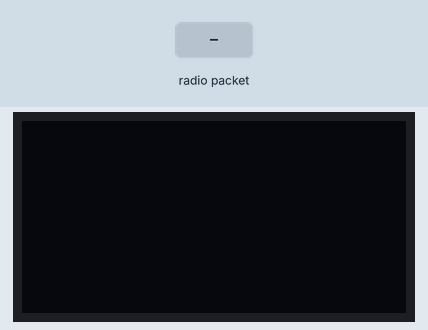
A sketch run on a simulated Arduino Uno, built with avr-gcc and run on an emulated ATmega328P. Parts: 128×64 one-colour display. Inputs (shaded band) come from the test bench. No radio packets arrive unless stated; what the sketch prints to the serial monitor is not drawn.

Above: at 3.0 s.
3.1 s: radio packet "5" arrives
At 5.3 s:
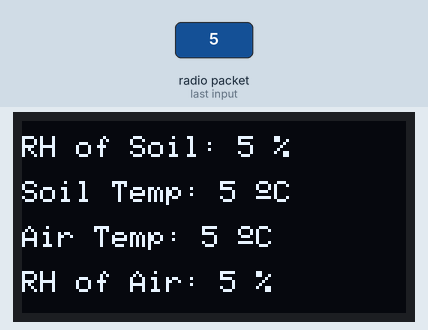
5.6 s: radio packet "90" arrives
At 8.3 s:
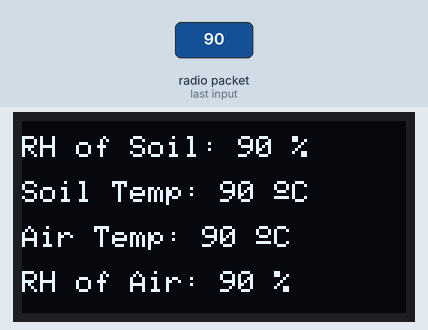
8.6 s: radio packet "200" arrives
At 12.5 s:
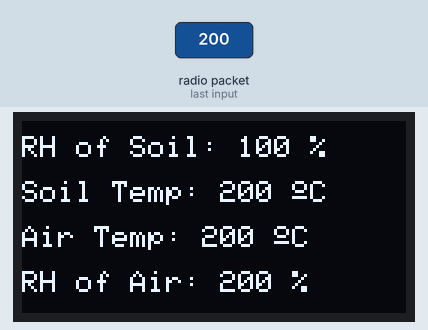
Timing chart, 0 to 14.0 s (numbered marks = the images above; inputs shaded):
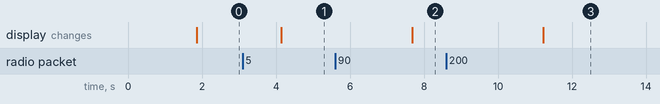

The sketch:

Edgent_ESP8266.ino
```cpp
// Fill-in information from your Blynk Template here
#define BLYNK_TEMPLATE_ID "TMPLxxxx"
#define BLYNK_DEVICE_NAME "IoT Smart Agro"

#define BLYNK_FIRMWARE_VERSION        "0.1.0"

#define BLYNK_PRINT Serial
//#define BLYNK_DEBUG

#define APP_DEBUG

// Uncomment your board, or configure a custom board in Settings.h
//#define USE_SPARKFUN_BLYNK_BOARD
#define USE_NODE_MCU_BOARD
//#define USE_WITTY_CLOUD_BOARD
//#define USE_WEMOS_D1_MINI

#include <SPI.h>
#include <LoRa.h>
#include <Adafruit_Sensor.h>
#include <Adafruit_GFX.h>
#include <Adafruit_SSD1306.h>
#include "BlynkEdgent.h"

#define ss 15
#define rst 16
#define dio0 4

#define SCREEN_WIDTH 128 // OLED display width, in pixels
#define SCREEN_HEIGHT 64 // OLED display height, in pixels
#define OLED_RESET -1 // Reset pin # (or -1 if sharing Arduino reset pin)
Adafruit_SSD1306 display(SCREEN_WIDTH, SCREEN_HEIGHT, &Wire, OLED_RESET);

String counter;
String soilMoistureValue;
String soilmoisturepercent;
String soiltemp;
String temperature;
String humidity;

void setup() {
  Serial.begin(115200);
  BlynkEdgent.begin();
  while (!Serial);

  Serial.println("LoRa Receiver");

  LoRa.setPins(ss, rst, dio0);

  if (!LoRa.begin(433E6)) {
    Serial.println("Starting LoRa failed!");
    while (1);
  }
  display.begin(SSD1306_SWITCHCAPVCC, 0x3C); //initialize with the I2C addr 0x3C (128x64)
  display.clearDisplay();
}

void loop() {
  BlynkEdgent.run();
  // try to parse packet
  int pos1, pos2, pos3, pos4, pos5;
  int packetSize = LoRa.parsePacket();
  if (packetSize)
  {
    // received a packet
    Serial.print("Received packet:  ");
    String LoRaData = LoRa.readString();
    Serial.print(LoRaData);
    // read packet
    while (LoRa.available()) {
      Serial.print((char)LoRa.read());
    }
    // print RSSI of packet
    Serial.print("' with RSSI ");
    Serial.println(LoRa.packetRssi());

    pos1 = LoRaData.indexOf('/');
    pos2 = LoRaData.indexOf('&');
    pos3 = LoRaData.indexOf('#');
    pos4 = LoRaData.indexOf('@');
    pos5 = LoRaData.indexOf('$');

    counter = LoRaData.substring(0, pos1);
    soilMoistureValue = LoRaData.substring(pos1 + 1, pos2);
    soilmoisturepercent = LoRaData.substring(pos2 + 1, pos3);
    soiltemp = LoRaData.substring(pos3 + 1, pos4);
    temperature = LoRaData.substring(pos4 + 1, pos5);
    humidity = LoRaData.substring(pos5 + 1, LoRaData.length());

    //send data to blynk
    Blynk.virtualWrite(V1, soilmoisturepercent); //Soil Moisture
    Blynk.virtualWrite(V2, soiltemp); //Soil Temperature
    Blynk.virtualWrite(V3, temperature);  // for Temperature
    Blynk.virtualWrite(V4, humidity);  //for Humidity

    Serial.print(F("Packet No = "));
    Serial.println(counter);

    Serial.print(F("Soil Moisture: "));
    Serial.print(soilmoisturepercent);
    Serial.println(F("%"));

    Serial.print(F("Soil Temperature: "));
    Serial.print(soiltemp);
    Serial.println(F("°C"));

    Serial.print(F("Temperature: "));
    Serial.print(temperature);
    Serial.println(F("°C"));

    Serial.print(F("Humidity = "));
    Serial.print(humidity);
    Serial.println(F("%"));

    Serial.print("Soil Moisture Value: ");
    Serial.print(soilMoistureValue);

    Serial.println();

    if (soilmoisturepercent.toInt() > 100)
    {
      display.clearDisplay();

      // display Soil Humidity
      display.setTextColor(WHITE);
      display.setTextSize(1);
      display.setCursor(0, 5);
      display.print("RH of Soil: ");
      display.print("100");
      display.print(" %");

      // display soil temperature
      display.setCursor(0, 20);
      display.print("Soil Temp: ");
      display.print(soiltemp);
      display.print(" ");
      display.cp437(true);
      display.write(167);
      display.print("C");

      // display air temperature
      display.setCursor(0, 35);
      display.print("Air Temp: ");
      display.print(temperature);
      display.print(" ");
      display.cp437(true);
      display.write(167);
      display.print("C");

      // display relative humidity of Air
      display.setCursor(0, 50);
      display.print("RH of Air: ");
      display.print(humidity);
      display.print(" %");

      display.display();
      delay(1500);
    }
    else if (soilmoisturepercent.toInt() < 0)
    {
      display.clearDisplay();

      // display Soil Humidity
      display.setTextColor(WHITE);
      display.setTextSize(1);
      display.setCursor(0, 5);
      display.print("RH of Soil: ");
      display.print("0");
      display.print(" %");

      // display soil temperature
      display.setCursor(0, 20);
      display.print("Soil Temp: ");
      display.print(soiltemp);
      display.print(" ");
      display.cp437(true);
      display.write(167);
      display.print("C");

      // display air temperature
      display.setCursor(0, 35);
      display.print("Air Temp: ");
      display.print(temperature);
      display.print(" ");
      display.cp437(true);
      display.write(167);
      display.print("C");

      // display relative humidity of Air
      display.setCursor(0, 50);
      display.print("RH of Air: ");
      display.print(humidity);
      display.print(" %");

      display.display();
      delay(1500);
    }
    else if (soilmoisturepercent.toInt() >= 0 && soilmoisturepercent.toInt() <= 100)
    {
      display.clearDisplay();

      // display Soil humidity
      display.setTextColor(WHITE);
      display.setTextSize(1);
      display.setCursor(0, 5);
      display.print("RH of Soil: ");
      display.print(soilmoisturepercent);
      display.print(" %");

      // display soil temperature
      display.setCursor(0, 20);
      display.print("Soil Temp: ");
      display.print(soiltemp);
      display.print(" ");
      display.cp437(true);
      display.write(167);
      display.print("C");

      // display air temperature
      display.setCursor(0, 35);
      display.print("Air Temp: ");
      display.print(temperature);
      display.print(" ");
      display.cp437(true);
      display.write(167);
      display.print("C");

      // display relative humidity of Air
      display.setCursor(0, 50);
      display.print("RH of Air: ");
      display.print(humidity);
      display.print(" %");

      display.display();
      delay(1500);
    }
    if (soilmoisturepercent.toInt() >= 0 && soilmoisturepercent.toInt() <= 30)
    {
      Serial.println("needs water, send notification");
      //send notification
      Blynk.logEvent("water_your_plants", "Please Water your plants they are about to die...") ;
      Serial.println("Motor is ON");
      Blynk.virtualWrite(V5, 255);
      delay(1000);
    }
    else if (soilmoisturepercent.toInt() > 30 && soilmoisturepercent.toInt() <= 100)
    {
      Serial.println("Soil Moisture level looks good...");
      Serial.println("Motor is OFF");
      Blynk.virtualWrite(V5, 0);
      delay(1000);
    }

  }
}
```

Measured:
- after the input at 3.1 s, the display: changes after 1.0 s (image 1)
- after the input at 5.6 s, the display: changes after 2.1 s (image 2)
- after the input at 8.6 s, the display: changes after 2.6 s (image 3)
